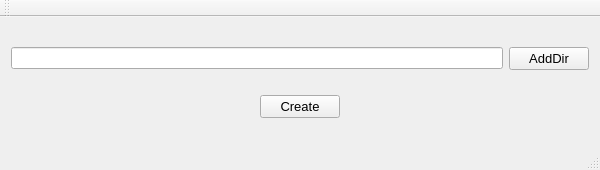
<?xml version="1.0" encoding="UTF-8"?>
<ui version="4.0">
 <class>CreateDatabaseClass</class>
 <widget class="QMainWindow" name="CreateDatabaseClass">
  <property name="geometry">
   <rect>
    <x>0</x>
    <y>0</y>
    <width>600</width>
    <height>170</height>
   </rect>
  </property>
  <property name="windowTitle">
   <string>CreateDatabase</string>
  </property>
  <widget class="QWidget" name="centralWidget">
   <layout class="QVBoxLayout" name="verticalLayout">
    <item>
     <layout class="QHBoxLayout" name="horizontalLayout">
      <item>
       <widget class="QLineEdit" name="lineEdit"/>
      </item>
      <item>
       <widget class="QPushButton" name="addDirectory">
        <property name="font">
         <font>
          <pointsize>10</pointsize>
         </font>
        </property>
        <property name="layoutDirection">
         <enum>Qt::LeftToRight</enum>
        </property>
        <property name="text">
         <string>AddDir</string>
        </property>
       </widget>
      </item>
     </layout>
    </item>
    <item>
     <layout class="QHBoxLayout" name="horizontalLayout_2">
      <item>
       <widget class="QPushButton" name="createButton">
        <property name="sizePolicy">
         <sizepolicy hsizetype="Fixed" vsizetype="Fixed">
          <horstretch>0</horstretch>
          <verstretch>0</verstretch>
         </sizepolicy>
        </property>
        <property name="font">
         <font>
          <pointsize>10</pointsize>
         </font>
        </property>
        <property name="text">
         <string>Create</string>
        </property>
       </widget>
      </item>
     </layout>
    </item>
   </layout>
  </widget>
  <widget class="QMenuBar" name="menuBar">
   <property name="geometry">
    <rect>
     <x>0</x>
     <y>0</y>
     <width>600</width>
     <height>21</height>
    </rect>
   </property>
  </widget>
  <widget class="QToolBar" name="mainToolBar">
   <attribute name="toolBarArea">
    <enum>TopToolBarArea</enum>
   </attribute>
   <attribute name="toolBarBreak">
    <bool>false</bool>
   </attribute>
  </widget>
  <widget class="QStatusBar" name="statusBar"/>
 </widget>
 <layoutdefault spacing="6" margin="11"/>
 <resources>
  <include location="createdatabase.qrc"/>
 </resources>
 <connections/>
</ui>
